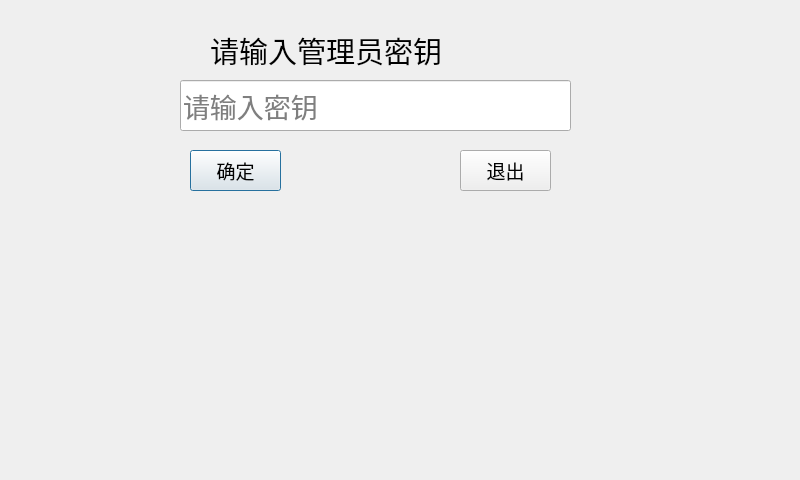
<?xml version="1.0" encoding="UTF-8"?>
<ui version="4.0">
 <class>keyConfirmation</class>
 <widget class="QDialog" name="keyConfirmation">
  <property name="geometry">
   <rect>
    <x>0</x>
    <y>0</y>
    <width>800</width>
    <height>480</height>
   </rect>
  </property>
  <property name="minimumSize">
   <size>
    <width>800</width>
    <height>480</height>
   </size>
  </property>
  <property name="maximumSize">
   <size>
    <width>800</width>
    <height>480</height>
   </size>
  </property>
  <property name="sizeIncrement">
   <size>
    <width>0</width>
    <height>0</height>
   </size>
  </property>
  <property name="windowTitle">
   <string>Dialog</string>
  </property>
  <property name="styleSheet">
   <string notr="true">QDialog{border-image: url(:/new/prefix1/pic/city.jpg);}</string>
  </property>
  <widget class="QLabel" name="label">
   <property name="geometry">
    <rect>
     <x>210</x>
     <y>10</y>
     <width>381</width>
     <height>81</height>
    </rect>
   </property>
   <property name="font">
    <font>
     <family>楷体</family>
     <pointsize>22</pointsize>
    </font>
   </property>
   <property name="text">
    <string>请输入管理员密钥</string>
   </property>
  </widget>
  <widget class="QLineEdit" name="lineEdit">
   <property name="geometry">
    <rect>
     <x>180</x>
     <y>80</y>
     <width>391</width>
     <height>51</height>
    </rect>
   </property>
   <property name="font">
    <font>
     <family>楷体</family>
     <pointsize>20</pointsize>
    </font>
   </property>
   <property name="placeholderText">
    <string>请输入密钥</string>
   </property>
  </widget>
  <widget class="QPushButton" name="pushButton">
   <property name="geometry">
    <rect>
     <x>190</x>
     <y>150</y>
     <width>91</width>
     <height>41</height>
    </rect>
   </property>
   <property name="font">
    <font>
     <family>楷体</family>
     <pointsize>14</pointsize>
    </font>
   </property>
   <property name="text">
    <string>确定</string>
   </property>
  </widget>
  <widget class="QPushButton" name="pushButton_2">
   <property name="geometry">
    <rect>
     <x>460</x>
     <y>150</y>
     <width>91</width>
     <height>41</height>
    </rect>
   </property>
   <property name="font">
    <font>
     <family>楷体</family>
     <pointsize>14</pointsize>
    </font>
   </property>
   <property name="text">
    <string>退出</string>
   </property>
  </widget>
  <widget class="solfkeyui" name="widget" native="true">
   <property name="geometry">
    <rect>
     <x>90</x>
     <y>230</y>
     <width>600</width>
     <height>160</height>
    </rect>
   </property>
   <property name="minimumSize">
    <size>
     <width>600</width>
     <height>160</height>
    </size>
   </property>
   <property name="maximumSize">
    <size>
     <width>600</width>
     <height>160</height>
    </size>
   </property>
  </widget>
 </widget>
 <customwidgets>
  <customwidget>
   <class>solfkeyui</class>
   <extends>QWidget</extends>
   <header location="global">solfkeyui.h</header>
   <container>1</container>
  </customwidget>
 </customwidgets>
 <resources/>
 <connections/>
</ui>
